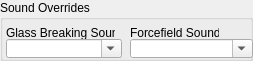
    <widget class="QGroupBox" name="IDC_STATIC_5">
      <property name="geometry">
        <rect>
          <x>6</x>
          <y>198</y>
          <width>253</width>
          <height>61</height>
        </rect>
      </property>
      <property name="title">
        <string>Sound Overrides</string>
      </property>
      <property name="visible">
        <bool>true</bool>
      </property>
      <property name="enabled">
        <bool>true</bool>
      </property>
      <property name="flat">
        <bool>false</bool>
      </property>
      <widget class="QLabel" name="IDC_STATIC_6">
        <property name="geometry">
          <rect>
            <x>6</x>
            <y>26</y>
            <width>109</width>
            <height>13</height>
          </rect>
        </property>
        <property name="text">
          <string>Glass Breaking Sound</string>
        </property>
        <property name="visible">
          <bool>true</bool>
        </property>
        <property name="enabled">
          <bool>true</bool>
        </property>
        <property name="alignment">
          <set>Qt::AlignLeft</set>
        </property>
      </widget>
      <widget class="QLabel" name="IDC_STATIC_7">
        <property name="geometry">
          <rect>
            <x>130</x>
            <y>26</y>
            <width>89</width>
            <height>13</height>
          </rect>
        </property>
        <property name="text">
          <string>Forcefield Sound</string>
        </property>
        <property name="visible">
          <bool>true</bool>
        </property>
        <property name="enabled">
          <bool>true</bool>
        </property>
        <property name="alignment">
          <set>Qt::AlignLeft</set>
        </property>
      </widget>
      <widget class="QComboBox" name="IDC_BGOS_COMBO">
        <property name="maxVisibleItems">
          <number>9</number>
        </property>
        <property name="geometry">
          <rect>
            <x>6</x>
            <y>39</y>
            <width>116</width>
            <height>19</height>
          </rect>
        </property>
        <property name="visible">
          <bool>true</bool>
        </property>
        <property name="enabled">
          <bool>true</bool>
        </property>
        <property name="editable">
          <bool>true</bool>
        </property>
      </widget>
      <widget class="QComboBox" name="IDC_FFOS_COMBO">
        <property name="maxVisibleItems">
          <number>10</number>
        </property>
        <property name="geometry">
          <rect>
            <x>130</x>
            <y>39</y>
            <width>123</width>
            <height>19</height>
          </rect>
        </property>
        <property name="visible">
          <bool>true</bool>
        </property>
        <property name="enabled">
          <bool>true</bool>
        </property>
        <property name="editable">
          <bool>true</bool>
        </property>
      </widget>
    </widget>
